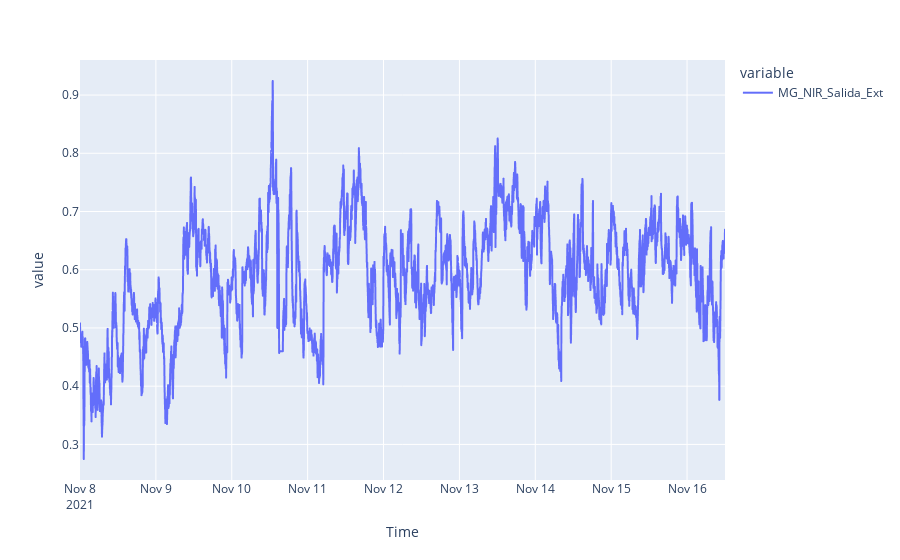

Notebook cell for this chart:
### Code cell
data['MG_NIR_Salida_Ext'].plot()

### Figure 1 — Plotly figure (JSON) as saved in the notebook; plotly's stock layout.template omitted (floating-point values rounded to 4 significant figures; data arrays with more than 128 entries replaced by an {"elided": "..."} marker saying what was removed)
{"data": [{"hovertemplate": "variable=MG_NIR_Salida_Ext<br>Time=%{x}<br>value=%{y}<extra></extra>", "legendgroup": "MG_NIR_Salida_Ext", "line": {"color": "#636efa", "dash": "solid"}, "mode": "lines", "name": "MG_NIR_Salida_Ext", "showlegend": true, "type": "scattergl", "x": {"elided": "4081 str values"}, "xaxis": "x", "y": {"elided": "4081 float values"}, "yaxis": "y"}], "layout": {"legend": {"title": {"text": "variable"}, "tracegroupgap": 0}, "margin": {"t": 60}, "xaxis": {"anchor": "y", "domain": [0, 1], "title": {"text": "Time"}}, "yaxis": {"anchor": "x", "domain": [0, 1], "title": {"text": "value"}}}}
